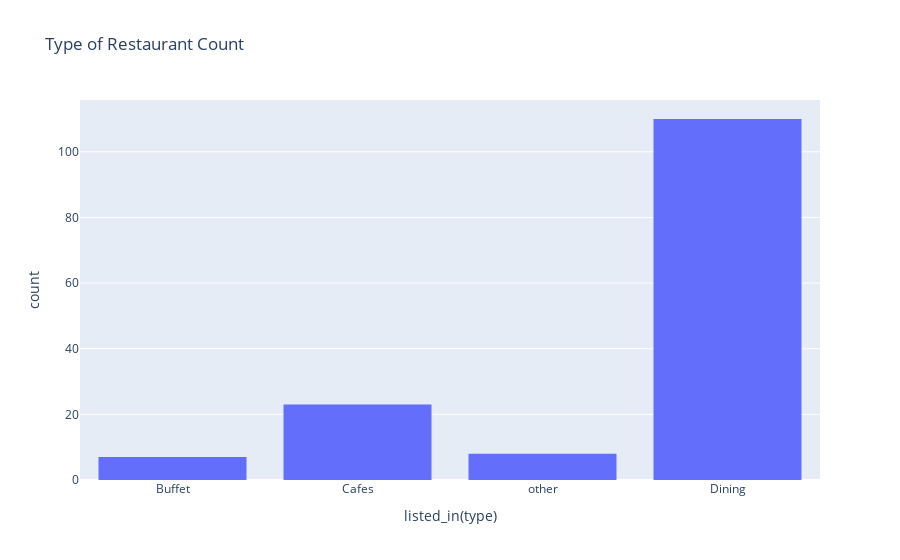
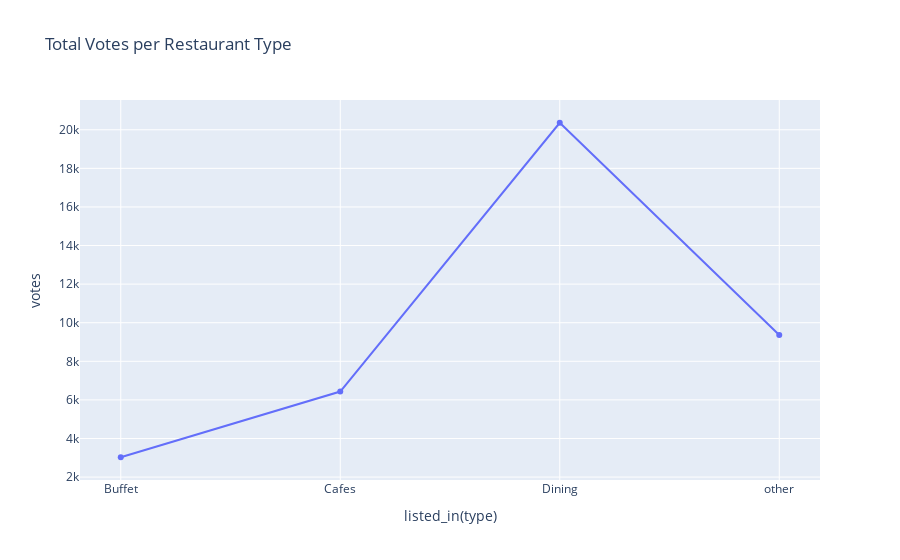
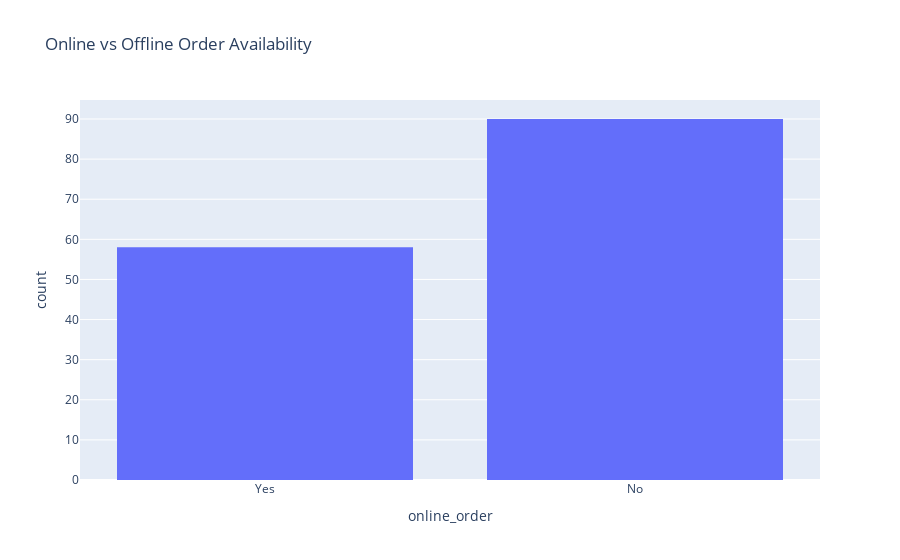
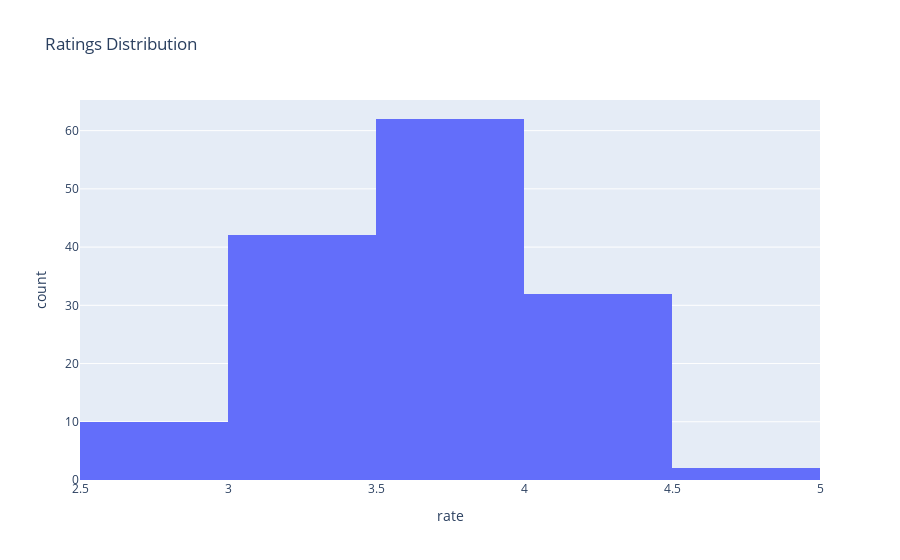

The notebook cell saved with these charts, in order:
### Code cell
swiggy_df = pd.read_csv(r"C:\Users\dindi\Downloads\data\Swiggydata.csv")

swiggy_df['rate'] = swiggy_df['rate'].astype(str).str.split('/').str[0].str.strip()
swiggy_df['rate'] = pd.to_numeric(swiggy_df['rate'], errors='coerce')

swiggy_df['approx_cost(for two people)'] = swiggy_df['approx_cost(for two people)'].astype(str).str.replace(',', '')
swiggy_df['approx_cost(for two people)'] = pd.to_numeric(swiggy_df['approx_cost(for two people)'], errors='coerce')

swiggy_df.dropna(subset=['rate', 'approx_cost(for two people)'], inplace=True)

fig1 = px.histogram(swiggy_df, x='listed_in(type)', title='Type of Restaurant Count')
fig1.show()

grouped_votes = swiggy_df.groupby('listed_in(type)')['votes'].sum().reset_index()
fig2 = px.line(grouped_votes, x='listed_in(type)', y='votes', markers=True, title='Total Votes per Restaurant Type')
fig2.show()

fig3 = px.histogram(swiggy_df, x='online_order', title='Online vs Offline Order Availability')
fig3.show()

fig4 = px.histogram(swiggy_df, x='rate', nbins=8, title='Ratings Distribution')
fig4.show()

fig5 = px.histogram(swiggy_df, x='approx_cost(for two people)', title='Preferred Cost for Two People')
fig5.show()

fig6 = px.box(swiggy_df, x='online_order', y='rate', title='Boxplot of Ratings by Online Order Availability')
fig6.show()

pivot_table = swiggy_df.pivot_table(index='listed_in(type)', columns='online_order', aggfunc='size', fill_value=0)
heatmap_fig = go.Figure(data=go.Heatmap(z=pivot_table.values, x=pivot_table.columns.tolist(), y=pivot_table.index.tolist(), colorscale='YlGnBu'))
heatmap_fig.update_layout(title='Heatmap of Online Orders by Restaurant Type')
heatmap_fig.show()

### Figure 1 — Plotly figure (JSON) as saved in the notebook; plotly's stock layout.template omitted (floating-point values rounded to 4 significant figures; data arrays with more than 128 entries replaced by an {"elided": "..."} marker saying what was removed)
{"data": [{"alignmentgroup": "True", "bingroup": "x", "hovertemplate": "listed_in(type)=%{x}<br>count=%{y}<extra></extra>", "legendgroup": "", "marker": {"color": "#636efa", "pattern": {"shape": ""}}, "name": "", "offsetgroup": "", "orientation": "v", "showlegend": false, "type": "histogram", "x": {"elided": "148 str values"}, "xaxis": "x", "yaxis": "y"}], "layout": {"barmode": "relative", "legend": {"tracegroupgap": 0}, "title": {"text": "Type of Restaurant Count"}, "xaxis": {"anchor": "y", "domain": [0, 1], "title": {"text": "listed_in(type)"}}, "yaxis": {"anchor": "x", "domain": [0, 1], "title": {"text": "count"}}}}

### Figure 2 — Plotly figure (JSON) as saved in the notebook; plotly's stock layout.template omitted (floating-point values rounded to 4 significant figures)
{"data": [{"hovertemplate": "listed_in(type)=%{x}<br>votes=%{y}<extra></extra>", "legendgroup": "", "line": {"color": "#636efa", "dash": "solid"}, "marker": {"symbol": "circle"}, "mode": "markers+lines", "name": "", "orientation": "v", "showlegend": false, "type": "scatter", "x": ["Buffet", "Cafes", "Dining", "other"], "xaxis": "x", "y": [3028, 6434, 20363, 9367], "yaxis": "y"}], "layout": {"legend": {"tracegroupgap": 0}, "title": {"text": "Total Votes per Restaurant Type"}, "xaxis": {"anchor": "y", "domain": [0, 1], "title": {"text": "listed_in(type)"}}, "yaxis": {"anchor": "x", "domain": [0, 1], "title": {"text": "votes"}}}}

### Figure 3 — Plotly figure (JSON) as saved in the notebook; plotly's stock layout.template omitted (floating-point values rounded to 4 significant figures; data arrays with more than 128 entries replaced by an {"elided": "..."} marker saying what was removed)
{"data": [{"alignmentgroup": "True", "bingroup": "x", "hovertemplate": "online_order=%{x}<br>count=%{y}<extra></extra>", "legendgroup": "", "marker": {"color": "#636efa", "pattern": {"shape": ""}}, "name": "", "offsetgroup": "", "orientation": "v", "showlegend": false, "type": "histogram", "x": {"elided": "148 str values"}, "xaxis": "x", "yaxis": "y"}], "layout": {"barmode": "relative", "legend": {"tracegroupgap": 0}, "title": {"text": "Online vs Offline Order Availability"}, "xaxis": {"anchor": "y", "domain": [0, 1], "title": {"text": "online_order"}}, "yaxis": {"anchor": "x", "domain": [0, 1], "title": {"text": "count"}}}}

### Figure 4 — Plotly figure (JSON) as saved in the notebook; plotly's stock layout.template omitted (floating-point values rounded to 4 significant figures; data arrays with more than 128 entries replaced by an {"elided": "..."} marker saying what was removed)
{"data": [{"alignmentgroup": "True", "bingroup": "x", "hovertemplate": "rate=%{x}<br>count=%{y}<extra></extra>", "legendgroup": "", "marker": {"color": "#636efa", "pattern": {"shape": ""}}, "name": "", "nbinsx": 8, "offsetgroup": "", "orientation": "v", "showlegend": false, "type": "histogram", "x": {"elided": "148 float values"}, "xaxis": "x", "yaxis": "y"}], "layout": {"barmode": "relative", "legend": {"tracegroupgap": 0}, "title": {"text": "Ratings Distribution"}, "xaxis": {"anchor": "y", "domain": [0, 1], "title": {"text": "rate"}}, "yaxis": {"anchor": "x", "domain": [0, 1], "title": {"text": "count"}}}}
